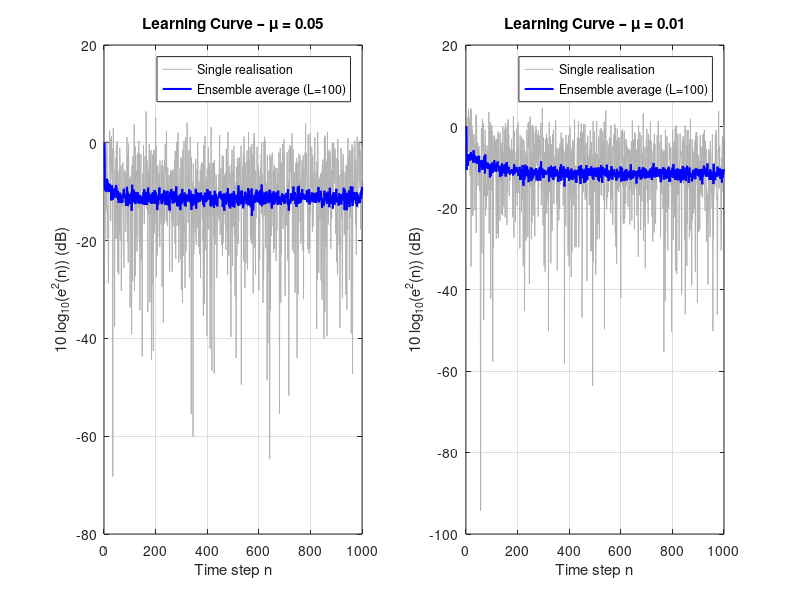

Source code (MATLAB): (Note: this script raises an error after producing the figure.)
%% ASPMI Part 2.1 – The Least Mean Square (LMS) Algorithm
% This script covers:
%   (a) Correlation matrix of the AR(2) input and convergence range for mu
%   (b) LMS adaptive predictor: squared error and learning curve
%   (c) Misadjustment estimation and comparison with theory
%   (d) Steady-state weight estimates
%   (e) Derivation note for Leaky LMS cost function
%   (f) Leaky LMS implementation

clc; clear; close all;

%% =========================================================
%% System parameters (same throughout Part 2.1)
%% =========================================================
a1    = 0.1;    % AR(2) coefficient 1
a2    = 0.8;    % AR(2) coefficient 2
sigma2_eta = 0.25;  % Noise variance (sigma_eta^2)
N     = 1000;   % Samples per realization
L     = 100;    % Number of independent realizations (for ensemble average)

%% =========================================================
%% (a) Correlation matrix R and convergence range for mu
%% =========================================================
% For the AR(2) process x(n) = a1*x(n-1) + a2*x(n-2) + eta(n),
% the input to the LMS filter is x(n) = [x(n-1), x(n-2)]^T.
% The 2x2 autocorrelation matrix is R = [[r(0), r(1)]; [r(1), r(0)]].
%
% The Yule-Walker equations give (for k >= 1):
%   r(k) = a1*r(k-1) + a2*r(k-2),       k >= 2
%   r(0) = a1*r(1) + a2*r(2) + sigma2_eta
%
% Solving: r(1) = a1*r(0) + a2*r(1)  =>  r(1) = a1/(1-a2) * r(0)
% Then r(2) = a1*r(1) + a2*r(0)
% And  r(0) from r(0) = a1*r(1) + a2*r(2) + sigma2_eta

% Compute r(1) in terms of r(0): r(1) = a1*r(0)/(1-a2)
c = a1 / (1 - a2);          % r(1) = c * r(0)
% r(2) = a1*r(1) + a2*r(0) = (a1*c + a2)*r(0)
d = a1 * c + a2;             % r(2) = d * r(0)
% Substitute into r(0) equation: r(0) = a1*c*r(0) + a2*d*r(0) + sigma2_eta
% => r(0)*(1 - a1*c - a2*d) = sigma2_eta
r0 = sigma2_eta / (1 - a1*c - a2*d);
r1 = c * r0;

% Build 2x2 autocorrelation matrix
R = [r0, r1; r1, r0];

fprintf('=== Part (a): Correlation matrix R ===\n');
disp(R);

% LMS convergence in the mean requires: 0 < mu < 2/lambda_max
% where lambda_max is the largest eigenvalue of R.
lambda_max = max(eig(R));
mu_max = 2 / lambda_max;
fprintf('Largest eigenvalue of R: %.4f\n', lambda_max);
fprintf('Convergence range: 0 < mu < %.4f\n\n', mu_max);

%% =========================================================
%% (b) LMS adaptive predictor – squared error and learning curves
%% =========================================================
mu_vals = [0.05, 0.01];  % Two step sizes to compare

% Storage: rows = realizations, columns = time steps
e2_all = zeros(L, N, length(mu_vals));  % Squared error for each mu

for m = 1:length(mu_vals)
    mu = mu_vals(m);
    for l = 1:L
        % Generate AR(2) process of length N+2 (extra samples for initial conditions)
        eta = sqrt(sigma2_eta) * randn(1, N+2);
        x   = zeros(1, N+2);
        for n = 3:N+2
            x(n) = a1*x(n-1) + a2*x(n-2) + eta(n);
        end
        x = x(3:end);  % Discard first 2 initialisation samples

        % LMS adaptive predictor (filter order M=2)
        w = zeros(2, 1);    % Initial weights [w1; w2]
        for n = 3:N
            % Input vector: x at lags 1 and 2
            xv = [x(n-1); x(n-2)];
            % Prediction and error
            x_hat = w' * xv;
            e      = x(n) - x_hat;
            % Squared prediction error in dB
            e2_all(l, n, m) = 10 * log10(e^2 + eps);
            % LMS weight update
            w = w + mu * e * xv;
        end
    end
end

% Plot squared error for a single realisation and the ensemble-averaged learning curve
figure;
for m = 1:length(mu_vals)
    subplot(1, 2, m);
    % Single realization squared error
    plot(1:N, squeeze(e2_all(1,:,m)), 'Color', [0.7 0.7 0.7], 'LineWidth', 0.5);
    hold on;
    % Ensemble-averaged learning curve
    plot(1:N, mean(squeeze(e2_all(:,:,m)), 1), 'b', 'LineWidth', 1.5);
    xlabel('Time step n');
    ylabel('10 log_{10}(e^2(n)) (dB)');
    title(sprintf('Learning Curve – \\mu = %.2f', mu_vals(m)));
    legend({'Single realisation', 'Ensemble average (L=100)'}, 'Location', 'best');
    grid on;
end
sgtitle('LMS Adaptive Predictor: Squared Prediction Error');

%% =========================================================
%% (c) Misadjustment – estimated vs. theoretical
%% =========================================================
% Theoretical misadjustment (small step-size approximation):
%   M_LMS ≈ (mu/2) * Tr{R}
% Tr{R} = r(0) + r(0) = 2*r(0) for a 2x2 matrix with equal diagonal entries.
TrR = trace(R);

fprintf('=== Part (c): Misadjustment ===\n');
for m = 1:length(mu_vals)
    mu = mu_vals(m);

    % Theoretical misadjustment
    M_theory = (mu / 2) * TrR;

    % Empirical misadjustment: use second half of each learning curve (steady state)
    % MSE_ss = mean of e^2 (not in dB) in steady state, averaged over L trials
    % First reconstruct e^2 (linear) from e2_all which is already in dB
    lc_db     = mean(squeeze(e2_all(:,:,m)), 1);    % ensemble-averaged learning curve (dB)
    lc_lin    = 10.^(lc_db / 10);                   % convert back to linear
    ss_region = round(0.5*N):N;                      % steady-state region (last 50%)
    MSE_ss    = mean(lc_lin(ss_region));             % steady-state MSE

    M_est = (MSE_ss - sigma2_eta) / sigma2_eta;

    fprintf('mu = %.2f: Theoretical M = %.4f, Estimated M = %.4f\n', mu, M_theory, M_est);
end
fprintf('\n');

%% =========================================================
%% (d) Steady-state weight estimates
%% =========================================================
fprintf('=== Part (d): Steady-state weight estimates ===\n');
for m = 1:length(mu_vals)
    mu = mu_vals(m);
    w_all = zeros(L, 2);  % Store final weights for each trial

    for l = 1:L
        eta = sqrt(sigma2_eta) * randn(1, N+2);
        x   = zeros(1, N+2);
        for n = 3:N+2
            x(n) = a1*x(n-1) + a2*x(n-2) + eta(n);
        end
        x = x(3:end);

        w = zeros(2, 1);
        % Run LMS and record the final weight vector
        for n = 3:N
            xv    = [x(n-1); x(n-2)];
            e     = x(n) - w' * xv;
            w     = w + mu * e * xv;
        end
        w_all(l, :) = w';
    end

    % Average final weights over all L trials
    w_mean = mean(w_all, 1);
    fprintf('mu = %.2f: w1_est = %.4f (true %.1f), w2_est = %.4f (true %.1f)\n', ...
        mu, w_mean(1), a1, w_mean(2), a2);
end
fprintf('Note: biased estimates are expected when signal variance is high.\n\n');

%% =========================================================
%% (e) Leaky LMS derivation note (analytical – shown in comments)
%% =========================================================
% The leaky LMS minimises J2(n) = (1/2)(e^2(n) + gamma*||w(n)||^2).
% Taking the stochastic gradient:
%   dJ2/dw = -e(n)*x(n) + gamma*w(n)
% The LMS-type update is:
%   w(n+1) = w(n) - mu * dJ2/dw = w(n) + mu*e(n)*x(n) - mu*gamma*w(n)
%           = (1 - mu*gamma)*w(n) + mu*e(n)*x(n)
% which is exactly the Leaky LMS equation (Eq. 19 in the coursework).

%% =========================================================
%% (f) Leaky LMS implementation
%% =========================================================
gamma_vals = [0.001, 0.01, 0.1];   % Leakage coefficients to test
mu_leaky   = 0.05;                  % Fixed step size for leaky LMS

fprintf('=== Part (f): Leaky LMS steady-state weights ===\n');
fprintf('True coefficients: a1 = %.1f, a2 = %.1f\n', a1, a2);

% Plot weight trajectories for different gamma values
figure;
colors = lines(length(gamma_vals));

for g = 1:length(gamma_vals)
    gamma = gamma_vals(g);
    w_all_leaky = zeros(L, 2);

    for l = 1:L
        eta = sqrt(sigma2_eta) * randn(1, N+2);
        x   = zeros(1, N+2);
        for n = 3:N+2
            x(n) = a1*x(n-1) + a2*x(n-2) + eta(n);
        end
        x = x(3:end);

        w         = zeros(2, 1);
        w_traj    = zeros(2, N);  % Weight trajectory (for first realization only)
        for n = 3:N
            xv         = [x(n-1); x(n-2)];
            e          = x(n) - w' * xv;
            w          = (1 - mu_leaky*gamma) * w + mu_leaky * e * xv;
            w_traj(:, n) = w;
        end
        w_all_leaky(l, :) = w';
    end

    w_leaky_mean = mean(w_all_leaky, 1);
    fprintf('gamma = %.3f: w1_est = %.4f, w2_est = %.4f\n', gamma, w_leaky_mean(1), w_leaky_mean(2));

    % Plot weight trajectory for the last trial
    subplot(length(gamma_vals), 1, g);
    plot(1:N, w_traj(1,:), 'Color', colors(1,:), 'LineWidth', 1.2); hold on;
    plot(1:N, w_traj(2,:), 'Color', colors(2,:), 'LineWidth', 1.2);
    yline(a1, '--', 'Color', colors(1,:), 'LineWidth', 1);
    yline(a2, '--', 'Color', colors(2,:), 'LineWidth', 1);
    xlabel('Time step n');
    ylabel('Weight value');
    title(sprintf('Leaky LMS weight trajectories: \\gamma = %.3f, \\mu = %.2f', gamma, mu_leaky));
    legend({'w_1(n)', 'w_2(n)', 'True a_1', 'True a_2'}, 'Location', 'best');
    grid on;
end
sgtitle('Leaky LMS: Weight trajectories for different \gamma values');

fprintf('\nNote: The leaky LMS converges to a biased solution because the L2 penalty\n');
fprintf('in J2 shrinks the weights toward zero, not toward the true AR coefficients.\n');
